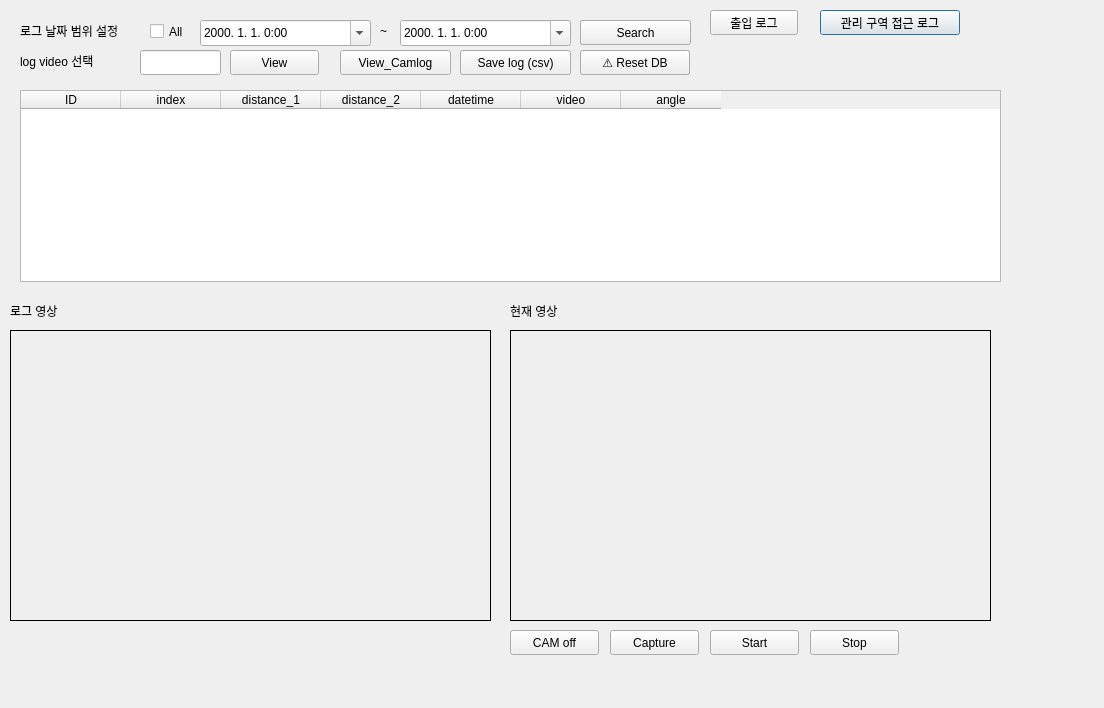
<?xml version="1.0" encoding="UTF-8"?>
<ui version="4.0">
 <class>Dialog</class>
 <widget class="QDialog" name="Dialog">
  <property name="geometry">
   <rect>
    <x>0</x>
    <y>0</y>
    <width>1104</width>
    <height>708</height>
   </rect>
  </property>
  <property name="windowTitle">
   <string>Dialog</string>
  </property>
  <widget class="QLabel" name="now_frame">
   <property name="geometry">
    <rect>
     <x>510</x>
     <y>330</y>
     <width>481</width>
     <height>291</height>
    </rect>
   </property>
   <property name="frameShape">
    <enum>QFrame::Box</enum>
   </property>
   <property name="text">
    <string/>
   </property>
  </widget>
  <widget class="QPushButton" name="f2_button">
   <property name="geometry">
    <rect>
     <x>820</x>
     <y>10</y>
     <width>140</width>
     <height>25</height>
    </rect>
   </property>
   <property name="text">
    <string>관리 구역 접근 로그</string>
   </property>
  </widget>
  <widget class="QPushButton" name="f1_button">
   <property name="geometry">
    <rect>
     <x>710</x>
     <y>10</y>
     <width>88</width>
     <height>25</height>
    </rect>
   </property>
   <property name="text">
    <string>출입 로그</string>
   </property>
  </widget>
  <widget class="QLabel" name="now_video">
   <property name="geometry">
    <rect>
     <x>510</x>
     <y>300</y>
     <width>121</width>
     <height>21</height>
    </rect>
   </property>
   <property name="text">
    <string>현재 영상</string>
   </property>
  </widget>
  <widget class="QLabel" name="log_video">
   <property name="geometry">
    <rect>
     <x>10</x>
     <y>300</y>
     <width>121</width>
     <height>21</height>
    </rect>
   </property>
   <property name="text">
    <string>로그 영상</string>
   </property>
  </widget>
  <widget class="QTableWidget" name="f1_log">
   <property name="geometry">
    <rect>
     <x>25</x>
     <y>90</y>
     <width>971</width>
     <height>192</height>
    </rect>
   </property>
   <column>
    <property name="text">
     <string>current_man</string>
    </property>
   </column>
   <column>
    <property name="text">
     <string>inout</string>
    </property>
   </column>
   <column>
    <property name="text">
     <string>datetime</string>
    </property>
   </column>
   <column>
    <property name="text">
     <string>gate_mode</string>
    </property>
   </column>
   <column>
    <property name="text">
     <string>message</string>
    </property>
   </column>
  </widget>
  <widget class="QTableWidget" name="f2_log">
   <property name="geometry">
    <rect>
     <x>20</x>
     <y>90</y>
     <width>981</width>
     <height>192</height>
    </rect>
   </property>
   <column>
    <property name="text">
     <string>ID</string>
    </property>
   </column>
   <column>
    <property name="text">
     <string>index</string>
    </property>
   </column>
   <column>
    <property name="text">
     <string>distance_1</string>
    </property>
   </column>
   <column>
    <property name="text">
     <string>distance_2</string>
    </property>
   </column>
   <column>
    <property name="text">
     <string>datetime</string>
    </property>
   </column>
   <column>
    <property name="text">
     <string>video</string>
    </property>
   </column>
   <column>
    <property name="text">
     <string>angle</string>
    </property>
   </column>
  </widget>
  <widget class="QLabel" name="log_frame">
   <property name="geometry">
    <rect>
     <x>10</x>
     <y>330</y>
     <width>481</width>
     <height>291</height>
    </rect>
   </property>
   <property name="frameShape">
    <enum>QFrame::Box</enum>
   </property>
   <property name="text">
    <string/>
   </property>
  </widget>
  <widget class="QLineEdit" name="Searchbar">
   <property name="geometry">
    <rect>
     <x>140</x>
     <y>50</y>
     <width>81</width>
     <height>25</height>
    </rect>
   </property>
   <property name="text">
    <string/>
   </property>
  </widget>
  <widget class="QLabel" name="log_video_2">
   <property name="geometry">
    <rect>
     <x>20</x>
     <y>20</y>
     <width>131</width>
     <height>21</height>
    </rect>
   </property>
   <property name="text">
    <string>로그 날짜 범위 설정</string>
   </property>
  </widget>
  <widget class="QPushButton" name="View_enter">
   <property name="geometry">
    <rect>
     <x>230</x>
     <y>50</y>
     <width>89</width>
     <height>25</height>
    </rect>
   </property>
   <property name="text">
    <string>View</string>
   </property>
  </widget>
  <widget class="QPushButton" name="Camonoff">
   <property name="geometry">
    <rect>
     <x>510</x>
     <y>630</y>
     <width>89</width>
     <height>25</height>
    </rect>
   </property>
   <property name="text">
    <string>CAM off</string>
   </property>
  </widget>
  <widget class="QPushButton" name="shot">
   <property name="geometry">
    <rect>
     <x>610</x>
     <y>630</y>
     <width>89</width>
     <height>25</height>
    </rect>
   </property>
   <property name="text">
    <string>Capture</string>
   </property>
  </widget>
  <widget class="QPushButton" name="RecordStart">
   <property name="geometry">
    <rect>
     <x>710</x>
     <y>630</y>
     <width>89</width>
     <height>25</height>
    </rect>
   </property>
   <property name="text">
    <string>Start</string>
   </property>
  </widget>
  <widget class="QPushButton" name="openFile">
   <property name="geometry">
    <rect>
     <x>340</x>
     <y>50</y>
     <width>111</width>
     <height>25</height>
    </rect>
   </property>
   <property name="text">
    <string>View_Camlog</string>
   </property>
  </widget>
  <widget class="QPushButton" name="RecordStop">
   <property name="geometry">
    <rect>
     <x>810</x>
     <y>630</y>
     <width>89</width>
     <height>25</height>
    </rect>
   </property>
   <property name="text">
    <string>Stop</string>
   </property>
  </widget>
  <widget class="QPushButton" name="logsave_f1">
   <property name="geometry">
    <rect>
     <x>460</x>
     <y>50</y>
     <width>111</width>
     <height>25</height>
    </rect>
   </property>
   <property name="text">
    <string>Save log (csv)</string>
   </property>
  </widget>
  <widget class="QPushButton" name="resetDB_f1">
   <property name="geometry">
    <rect>
     <x>580</x>
     <y>50</y>
     <width>110</width>
     <height>25</height>
    </rect>
   </property>
   <property name="text">
    <string>⚠️ Reset DB</string>
   </property>
  </widget>
  <widget class="QPushButton" name="logsave_f2">
   <property name="geometry">
    <rect>
     <x>460</x>
     <y>50</y>
     <width>111</width>
     <height>25</height>
    </rect>
   </property>
   <property name="text">
    <string>Save log (csv)</string>
   </property>
  </widget>
  <widget class="QLabel" name="log_video_3">
   <property name="geometry">
    <rect>
     <x>380</x>
     <y>20</y>
     <width>21</width>
     <height>21</height>
    </rect>
   </property>
   <property name="text">
    <string>~</string>
   </property>
  </widget>
  <widget class="QCheckBox" name="checkBox">
   <property name="geometry">
    <rect>
     <x>150</x>
     <y>20</y>
     <width>92</width>
     <height>23</height>
    </rect>
   </property>
   <property name="text">
    <string>All</string>
   </property>
  </widget>
  <widget class="QLabel" name="log_video_4">
   <property name="geometry">
    <rect>
     <x>20</x>
     <y>50</y>
     <width>131</width>
     <height>21</height>
    </rect>
   </property>
   <property name="text">
    <string>log video 선택</string>
   </property>
  </widget>
  <widget class="QPushButton" name="Search_f1">
   <property name="geometry">
    <rect>
     <x>580</x>
     <y>20</y>
     <width>111</width>
     <height>25</height>
    </rect>
   </property>
   <property name="text">
    <string>Search</string>
   </property>
  </widget>
  <widget class="QPushButton" name="Search_f2">
   <property name="geometry">
    <rect>
     <x>580</x>
     <y>20</y>
     <width>111</width>
     <height>25</height>
    </rect>
   </property>
   <property name="text">
    <string>Search</string>
   </property>
  </widget>
  <widget class="QDateTimeEdit" name="date_start">
   <property name="geometry">
    <rect>
     <x>200</x>
     <y>20</y>
     <width>171</width>
     <height>26</height>
    </rect>
   </property>
   <property name="displayFormat">
    <string>yyyy. M. d. h:mm</string>
   </property>
   <property name="calendarPopup">
    <bool>true</bool>
   </property>
  </widget>
  <widget class="QDateTimeEdit" name="date_end">
   <property name="geometry">
    <rect>
     <x>400</x>
     <y>20</y>
     <width>171</width>
     <height>26</height>
    </rect>
   </property>
   <property name="displayFormat">
    <string>yyyy. M. d. h:mm</string>
   </property>
   <property name="calendarPopup">
    <bool>true</bool>
   </property>
  </widget>
  <widget class="QPushButton" name="resetDB_f2">
   <property name="geometry">
    <rect>
     <x>580</x>
     <y>50</y>
     <width>110</width>
     <height>25</height>
    </rect>
   </property>
   <property name="text">
    <string>⚠️ Reset DB</string>
   </property>
  </widget>
 </widget>
 <resources/>
 <connections/>
</ui>
